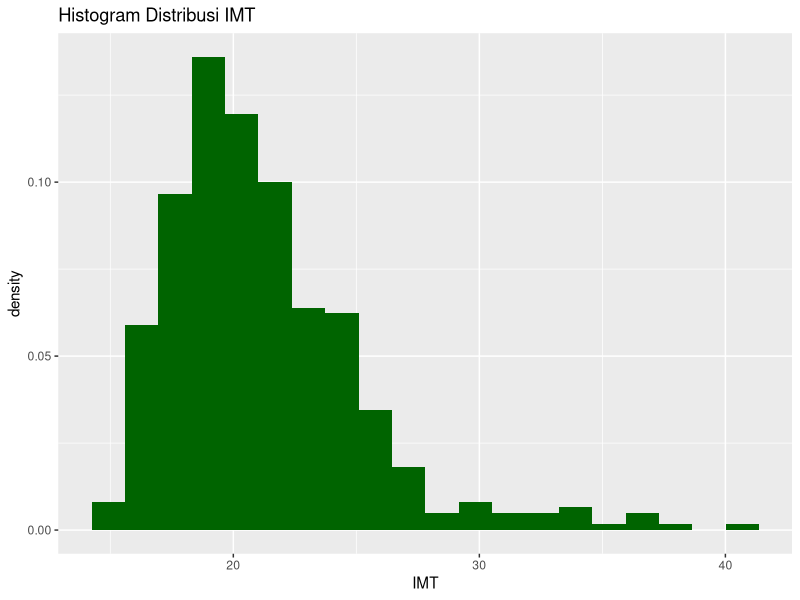
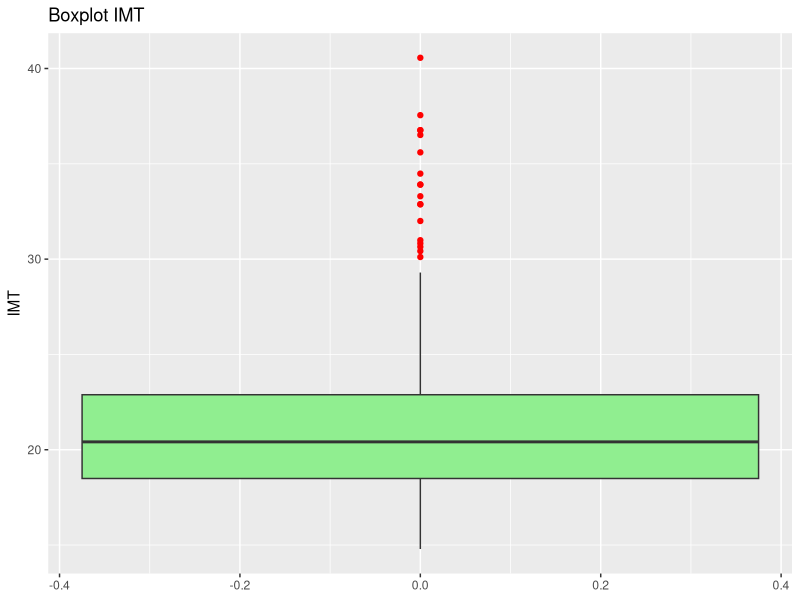
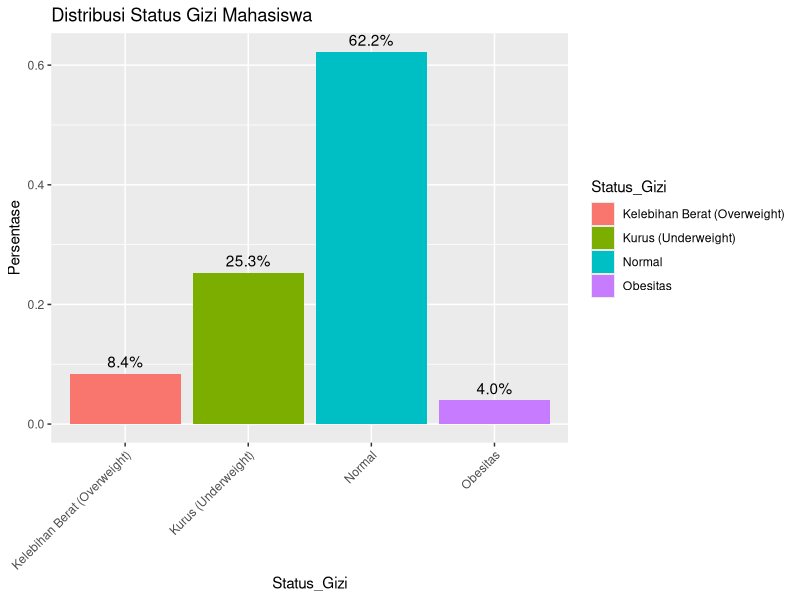
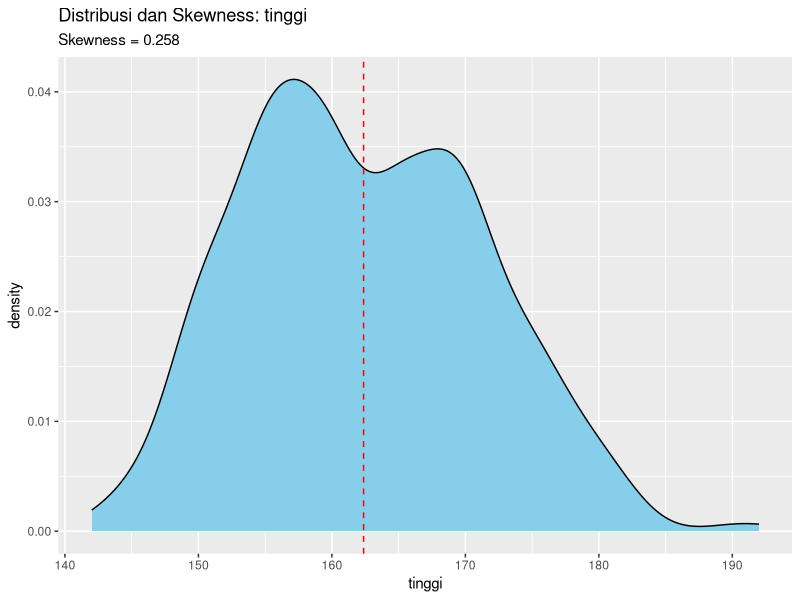
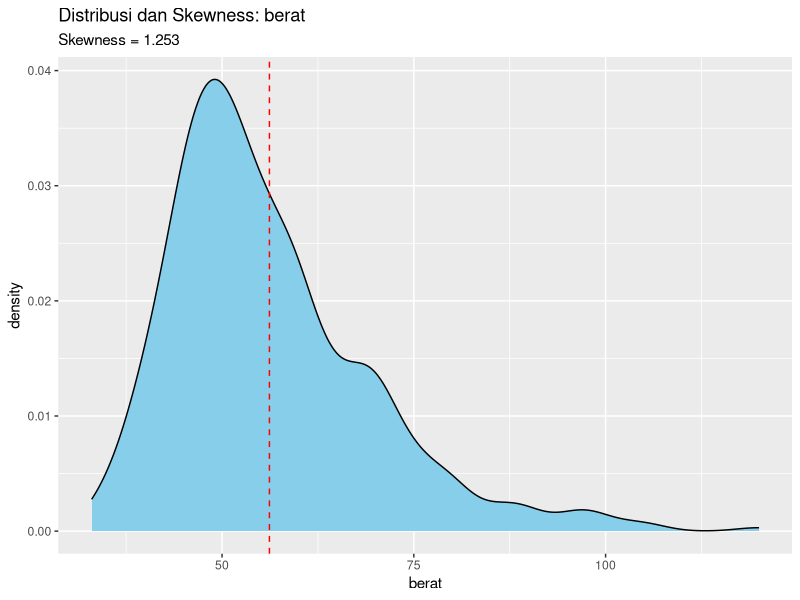
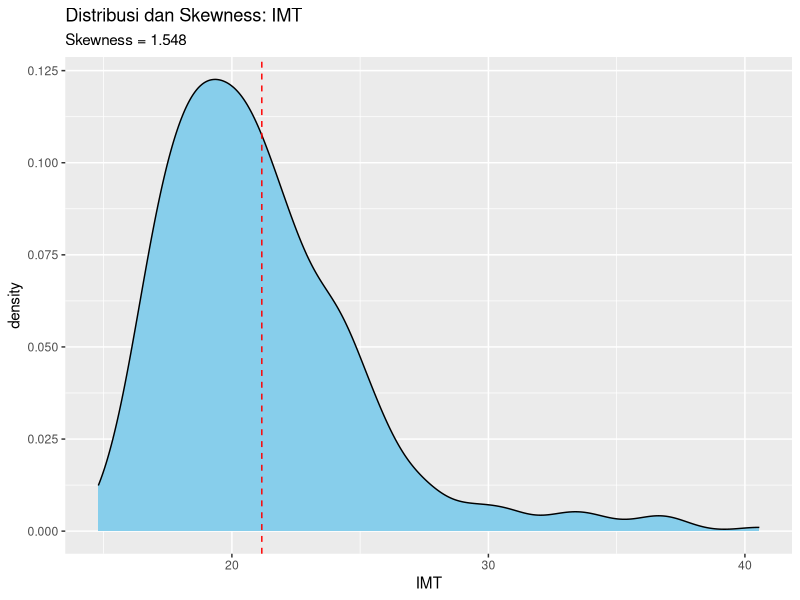
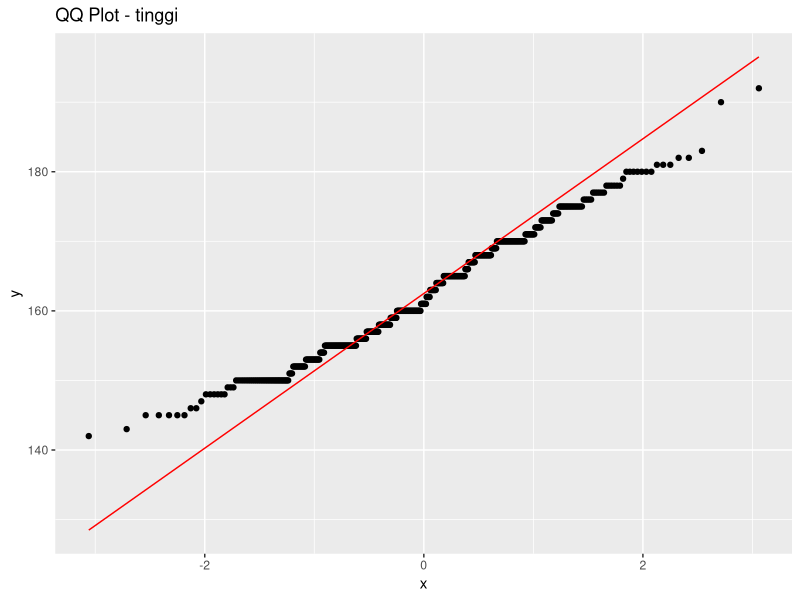
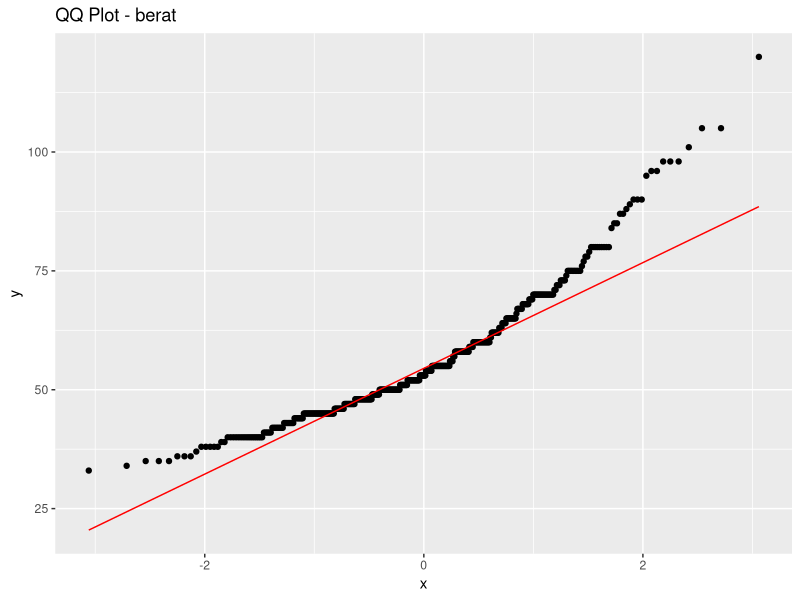

The R script that drew these images, in order:
## ---- chunk 1
knitr::opts_chunk$set(echo = TRUE)
## ---- chunk 2
# ================================================================
# 1. LIBRARY
# ================================================================
library(dplyr)
library(ggplot2)
library(e1071)
library(readr)

# ================================================================
# 2. MEMUAT DATA DAN MENYESUAIKAN DENGAN STRUKTUR DATASET
# ================================================================
df_data <- read_csv("data_bersihfix - Sheet1.csv")

# --- DETEKSI OTOMATIS KOLOM TINGGI & BERAT ---
nama_kolom <- names(df_data)

kolom_tinggi <- nama_kolom[grepl("tinggi|tb|tinggi_badan", nama_kolom, ignore.case = TRUE)][1]
kolom_berat  <- nama_kolom[grepl("berat|bb|berat_badan",  nama_kolom, ignore.case = TRUE)][1]

cat("Kolom Tinggi terdeteksi   :", kolom_tinggi, "\n")
cat("Kolom Berat terdeteksi    :", kolom_berat, "\n")

# Cek jika kolom tidak ditemukan
if (is.na(kolom_tinggi) | is.na(kolom_berat)) {
  stop("❌ Kolom tinggi badan atau berat badan tidak ditemukan dalam dataset.")
}

# ================================================================
# 3. MEMBERSIHKAN DATA DAN HITUNG IMT
# ================================================================
df_clean_imt <- df_data %>%
  mutate(
    tinggi = as.numeric(.data[[kolom_tinggi]]),
    berat  = as.numeric(.data[[kolom_berat]])
  ) %>%
  na.omit() %>%
  mutate(
    IMT = berat / ((tinggi / 100)^2),
    Status_Gizi = case_when(
      IMT < 18.5 ~ "Kurus (Underweight)",
      IMT >= 18.5 & IMT < 25 ~ "Normal",
      IMT >= 25 & IMT < 30 ~ "Kelebihan Berat (Overweight)",
      IMT >= 30 ~ "Obesitas",
      TRUE ~ "Tidak Terdefinisi"
    )
  )

vars_to_analyze <- c("tinggi", "berat", "IMT")

# ================================================================
# 4. FUNGSI STATISTIK DESKRIPTIF
# ================================================================
hitung_deskriptif_lengkap <- function(x) {
  x_clean <- na.omit(x)
  
  if (length(x_clean) < 2) return(NULL)
  
  data.frame(
    N = length(x_clean),
    Mean = mean(x_clean),
    Median = median(x_clean),
    Std_Dev = sd(x_clean),
    Min = min(x_clean),
    Max = max(x_clean),
    IQR = IQR(x_clean),
    Skewness = skewness(x_clean)
  ) %>% round(3)
}

# ================================================================
# 5. STATISTIK DESKRIPTIF
# ================================================================
cat("\n\n## 📐 Statistik Deskriptif\n")

deskriptif_final <- NULL
for (v in vars_to_analyze) {
  hasil <- hitung_deskriptif_lengkap(df_clean_imt[[v]])
  if (!is.null(hasil)) {
    hasil$Variabel <- v
    deskriptif_final <- rbind(deskriptif_final, hasil)
  }
}
print(deskriptif_final)

# ================================================================
# 6. VISUALISASI IMT (Histogram, Boxplot, Bar Chart)
# ================================================================
cat("\n\n## 📈 Visualisasi IMT\n")

print(
  ggplot(df_clean_imt, aes(x = IMT)) +
    geom_histogram(aes(y = after_stat(density)), bins = 20, fill = "darkgreen") +
    labs(title = "Histogram Distribusi IMT")
)

print(
  ggplot(df_clean_imt, aes(y = IMT)) +
    geom_boxplot(fill = "lightgreen", outlier.colour = "red") +
    labs(title = "Boxplot IMT")
)

print(
  df_clean_imt %>%
    group_by(Status_Gizi) %>%
    summarise(N = n()) %>%
    mutate(Persentase = N / sum(N)) %>%
    ggplot(aes(x = Status_Gizi, y = Persentase, fill = Status_Gizi)) +
    geom_bar(stat = "identity") +
    geom_text(aes(label = scales::percent(Persentase)), vjust = -0.5) +
    theme(axis.text.x = element_text(angle = 45, hjust = 1)) +
    labs(title = "Distribusi Status Gizi Mahasiswa")
)

# ================================================================
# 7. VISUALISASI SKEWNESS
# ================================================================
cat("\n\n## 🌀 Visualisasi Skewness\n")

plot_skewness <- function(data, var_name) {
  nilai_skew <- round(skewness(data[[var_name]], na.rm = TRUE), 3)
  
  ggplot(data, aes(x = .data[[var_name]])) +
    geom_density(fill = "skyblue") +
    geom_vline(aes(xintercept = mean(.data[[var_name]], na.rm = TRUE)), 
               color = "red", linetype = "dashed") +
    labs(title = paste("Distribusi dan Skewness:", var_name),
         subtitle = paste("Skewness =", nilai_skew))
}

for (v in vars_to_analyze) print(plot_skewness(df_clean_imt, v))

# ================================================================
# 8. UJI NORMALITAS SHAPIRO-WILK
# ================================================================
cat("\n\n## 📌 Uji Normalitas Shapiro-Wilk\n")

hasil_shapiro <- data.frame()

for (v in vars_to_analyze) {
  test <- shapiro.test(df_clean_imt[[v]])
  hasil_shapiro <- rbind(
    hasil_shapiro,
    data.frame(
      Variabel = v,
      W = round(test$statistic, 4),
      p_value = round(test$p.value, 4),
      Kesimpulan = ifelse(test$p.value > 0.05, 
                          "Normal", "Tidak normal")
    )
  )
}

print(hasil_shapiro)

# ================================================================
# 9. QQ-PLOT
# ================================================================
cat("\n\n## 📈 QQ Plot\n")

plot_qq <- function(data, var_name) {
  ggplot(data, aes(sample = .data[[var_name]])) +
    stat_qq() +
    stat_qq_line(color = "red") +
    labs(title = paste("QQ Plot -", var_name))
}

for (v in vars_to_analyze) print(plot_qq(df_clean_imt, v))

